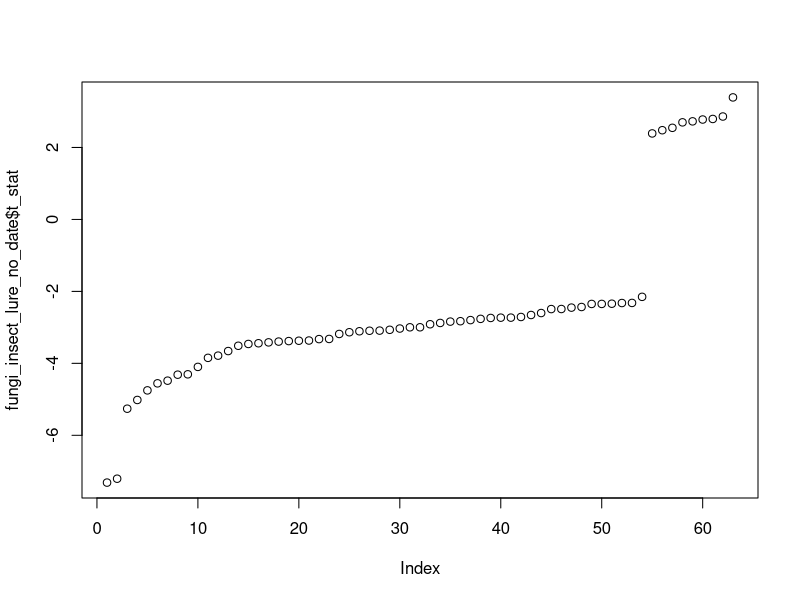

The R source for this figure:
library(dplyr)

fungi_tax = read.table("data/2024_fungi/ASVs_taxonomy.tsv")

fungi_date = read.csv("data/2024_fungi/fungal_taxa_date_association.all_taxa.csv")
fungi_insect_no_date_no_lure = read.csv("data/compare_insects_fungi_top3axes/fungal_insect_association_results.PCoA1_only.no_lure.csv")
fungi_insect_date_lure = read.csv("data/compare_insects_fungi_top3axes/fungal_insect_association_results.PCoA1_plus_date.csv")
fungi_insect_date_no_lure = read.csv("data/compare_insects_fungi_top3axes/fungal_insect_association_results.PCoA1_plus_date.no_lure.csv")
fungi_insect_lure_no_date = read.csv("data/compare_insects_fungi_top3axes/fungal_insect_association_results.PCoA1_only.csv")

fungi_tax$taxon = row.names(fungi_tax)


fungi_date %>% 
    filter(q_value < 0.1) %>% 
    arrange(t_stat) %>%
    left_join(., fungi_tax) -> fungi_date
fungi_insect_no_date_no_lure %>% 
    filter(q_value < 0.1) %>% 
    arrange(t_stat) %>%
    left_join(., fungi_tax) -> fungi_insect_no_date_no_lure
fungi_insect_date_lure %>% 
    filter(q_value < 0.1) %>% 
    arrange(t_stat) %>%
    left_join(., fungi_tax) -> fungi_insect_date_lure
fungi_insect_date_no_lure %>% 
    filter(q_value < 0.1) %>% 
    arrange(t_stat) %>%
    left_join(., fungi_tax) -> fungi_insect_date_no_lure
fungi_insect_lure_no_date %>% 
    filter(q_value < 0.1) %>% 
    arrange(t_stat) %>%
    left_join(., fungi_tax) -> fungi_insect_lure_no_date

nrow(fungi_date)
# 2116
nrow(fungi_insect_no_date_no_lure)
# 77
nrow(fungi_insect_date_lure)
# 0
nrow(fungi_insect_date_no_lure)
# 0
nrow(fungi_insect_lure_no_date)
# 63
# partialling out lure removes 14 hits. Are they among the top hits?

sum(fungi_insect_no_date_no_lure$taxon %in% fungi_insect_lure_no_date$taxon)
# 59 of the non-partialled hits are shared in the lure partialled
sum(!fungi_insect_lure_no_date$taxon %in% fungi_insect_no_date_no_lure$taxon)
# 4
fungi_insect_lure_no_date[!fungi_insect_lure_no_date$taxon %in% fungi_insect_no_date_no_lure$taxon,]
plot(fungi_insect_lure_no_date$t_stat)
# the four that are picked up in lure partial but not unpartialled are not particularly strong t-stats (-2.7 - -3.4)
# Candida ponderosae
# 
fungi_insect_no_date_no_lure %>% filter(t_stat > 0)

fungi_date$Family %>% unique() %>% sort()
fungi_date %>% filter(Family == "f__Mycosphaerellaceae")

fungi_insect_no_date_no_lure$Order %>% unique() %>% sort()
fungi_insect_no_date_no_lure %>% filter(Order == "o__Saccharomycetales")
fungi_insect_no_date_no_lure$Family %>% unique() %>% sort()
fungi_insect_no_date_no_lure %>% filter(Family == "f__Saccharomycetaceae")

fungi_date %>% filter(Order == "o__Saccharomycetales")


sum(!fungi_insect_no_date_no_lure$taxon %in% fungi_date$taxon)
# 17 of the insect only taxa are not in date
sum(!fungi_insect_lure_no_date$taxon %in% fungi_date$taxon)
# 17 still. Are these the same
fungi_insect_no_date_no_lure[!fungi_insect_no_date_no_lure$taxon %in% fungi_date$taxon,"taxon"] -> insect_no_date_no_lure_uniqe_taxa
fungi_insect_lure_no_date[!fungi_insect_lure_no_date$taxon %in% fungi_date$taxon,"taxon"] -> insect_no_date_with_lure_uniqe_taxa
sum(insect_no_date_no_lure_uniqe_taxa %in% insect_no_date_with_lure_uniqe_taxa)
# 13 of the 17 match
# 

# how many of the late Mycosphaerellales are ramularia
fungi_date %>%
    filter(t_stat > 0 & Order == "o__Mycosphaerellales") %>%
    summarize(n = n(), .by = "Genus")

fungi_date %>%
    filter(t_stat < 0 & Order == "o__Mycosphaerellales") %>%
    summarize(n = n(), .by = "Genus")

# check o__Diaporthales season numbers
fungi_date %>%
    filter(t_stat < 0) %>%
    summarize(n = n(), .by = "Order")
fungi_date %>%
    filter(t_stat > 0) %>%
    summarize(n = n(), .by = "Order")
fungi_date %>%
    filter(t_stat > 0 & Order == "o__Diaporthales") %>%
    summarize(n = n(), .by = "Genus")
fungi_date %>%
    filter(t_stat < 0 & Order == "o__Diaporthales") %>%
    summarize(n = n(), .by = "Genus")

fungi_date %>%
    filter(t_stat > 0 & Order == "o__Russulales") %>%
    summarize(n = n(), .by = "Genus")
# 45 g__Peniophora

fungi_date %>%
    filter(t_stat < 0 & Order == "o__Helotiales") %>%
    summarize(n = n(), .by = "Family") %>% arrange(n)

fungi_date %>%
    filter(t_stat > 0 & Order == "o__Helotiales") %>%
    summarize(n = n(), .by = "Family") %>% arrange(n)

fungi_insect_no_date_no_lure %>%
    filter(t_stat < 0 & Order == "o__Atractiellales") 

fungi_insect_no_date_no_lure %>%
    filter(t_stat < 0 & Order == "o__Diaporthales") 

fungi_insect_no_date_no_lure %>%
    filter(t_stat < 0 & Order == "o__Saccharomycetales")


fungi_date %>%
    filter(t_stat < 0 & Class == "c__Dothideomycetes") %>%
    summarize(n = n(), .by = "Family")

fungi_insect_no_date_no_lure %>%
    arrange(t_stat)
